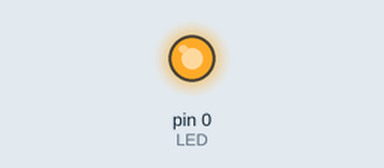
The sketch below on a simulated Arduino Uno, built with avr-gcc and run on an emulated ATmega328P. Shown: output pins drawn as LEDs (lit = HIGH).

Above: at 0.5 s.
At 6.0 s:
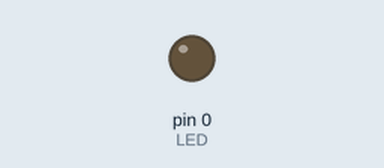
Timing chart, 0 to 14.3 s (numbered marks = the images above):
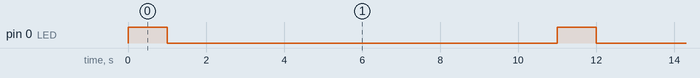

The sketch:

GPIOPinFinder.ino
```cpp
int LED=0;
void setup() {
  pinMode(LED,OUTPUT);

}

void loop() {
  digitalWrite(LED,HIGH);
  delay(1000);
  digitalWrite(LED,LOW);
  delay(10000);
}
```

Measured:
- by itself, pin 0 (LED): alternates HIGH for 1.0 s and LOW for 10.0 s
